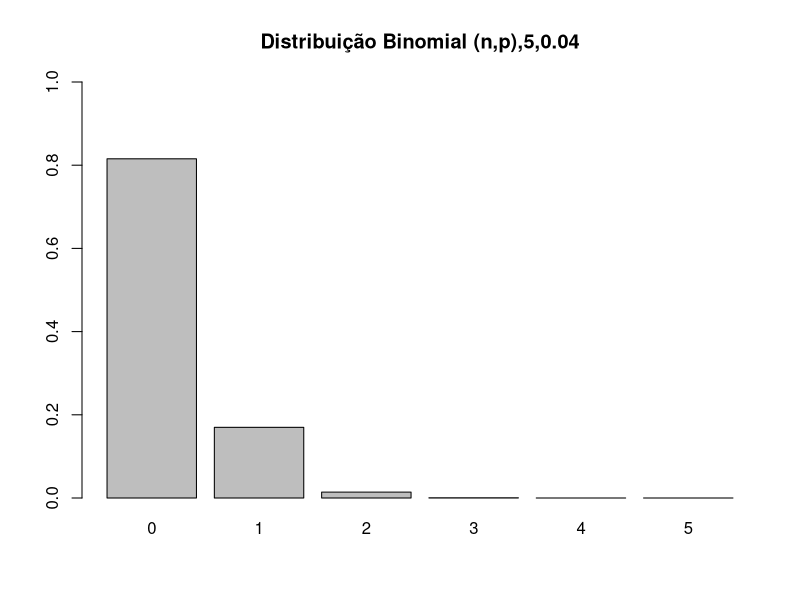
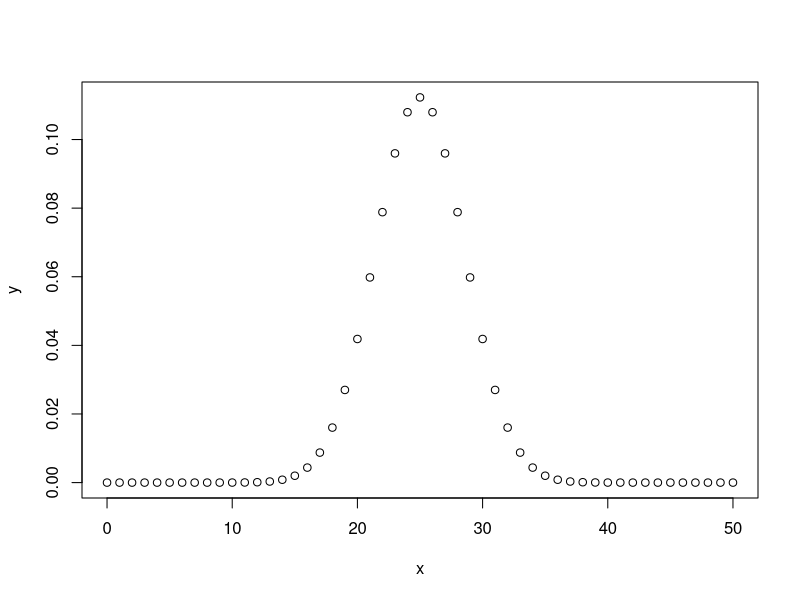

Here is the R script that generated these plots, in order:
# Distribuição Binomial - Para variáveis aleatórias discretas

# Obs: Caso tenha problemas com a acentuação, consulte este link:
# https://support.rstudio.com/hc/en-us/articles/200532197-Character-Encoding

# Configurando o diretório de trabalho
# Coloque entre aspas o diretório de trabalho que você está usando no seu computador
# Não use diretórios com espaço no nome
setwd('/home/ralsouza/Documents/r_projects/machine_learning_R')
getwd()


# Uma variável aleatória tem Distribuição Binomial quando o experimento ao 
# qual está relacionada apresenta apenas 2 resultados: sucesso e fracasso.

# Vamos imaginar que nosso experimento seja contar quantos clientes que entram em uma loja de celulares, 
# adquirem um plano pós-pago.

# Para este experimento, temos 2 possibilidades para cada observação: adquirir ou não adquirir o plano.

# Como podemos ter apenas 2 resultados possíveis, este é chamado um Experimento Binomial.

# Vamos imaginar agora, que historicamente, 10% dos clientes que entram na loja, adquirem um plano pós-pago.
# Portanto, a probabilidade de sucesso (que vamos chamar de p) para cada observação é 0.10.
# E a probabilidade de falha (que vamos chamar de q) para cada observação é 0.90. 

# Ou seja: p = 1 – q 

# p = probabilidade de sucesso
# q = probabilidade de fracasso 

# A palavra sucesso não tem relação com resultado positivo do experimento, assim como a palavra fracasso 
# não tem conotação negativa. 

# Outra característica da distribuição binomial, é que cada observação é independente das outras. 

# Dessa forma, um Experimento Binomial consiste de um número fixo de observações, 
# indicado por n e contamos o número de sucessos, indicado por x.

# A Média de uma Distribuição Binomial, representa a média de longo prazo de sucessos esperados, 
# baseado no número de observações.

# A Variância de uma Distribuição Binomial, representa a variação que existe no número de sucessos (p) 
# sobre um número (n) de observações.



# Exemplo: A probabilidade de um paciente com um ataque cardíaco morrer do ataque é de 0.04 
# (ou seja, 4 de 100 morrem do ataque). Suponha que tenhamos 5 pacientes que sofrem um ataque cardíaco, 
# qual é a probabilidade de que todos sobrevivam? 

# Para este exemplo, vamos chamar um sucesso um ataque fatal (p = 0.04). 
# Temos n = 5 pacientes e queremos saber a probabilidade de que todos sobrevivam ou, em outras palavras, 
# que nenhum seja fatal (0 sucessos).

# X = Número de sobreviventes ao ataque
# p = 0.04
# n = 5
# dbinom(X, n, p)
?dbinom
dbinom(0, 5, 0.04)

# Desenhando a distribuição de probabilidade
graph <- function(n,p){
  x <- dbinom(0:n, size = n, prob = p)
  barplot(x, ylim = c(0,1), names.arg = 0:n,
          main = sprintf(paste('Distribuição Binomial (n,p)', n, p, sep = ',')))
}
graph(5,0.04)

# Criando o gráfico de uma distribuição binomial
x <- seq(0, 50, by = 1)
y <- dbinom(x, 50, 0.5)
png(file = 'dbinom.png')
plot(x,y)
dev.off()
















